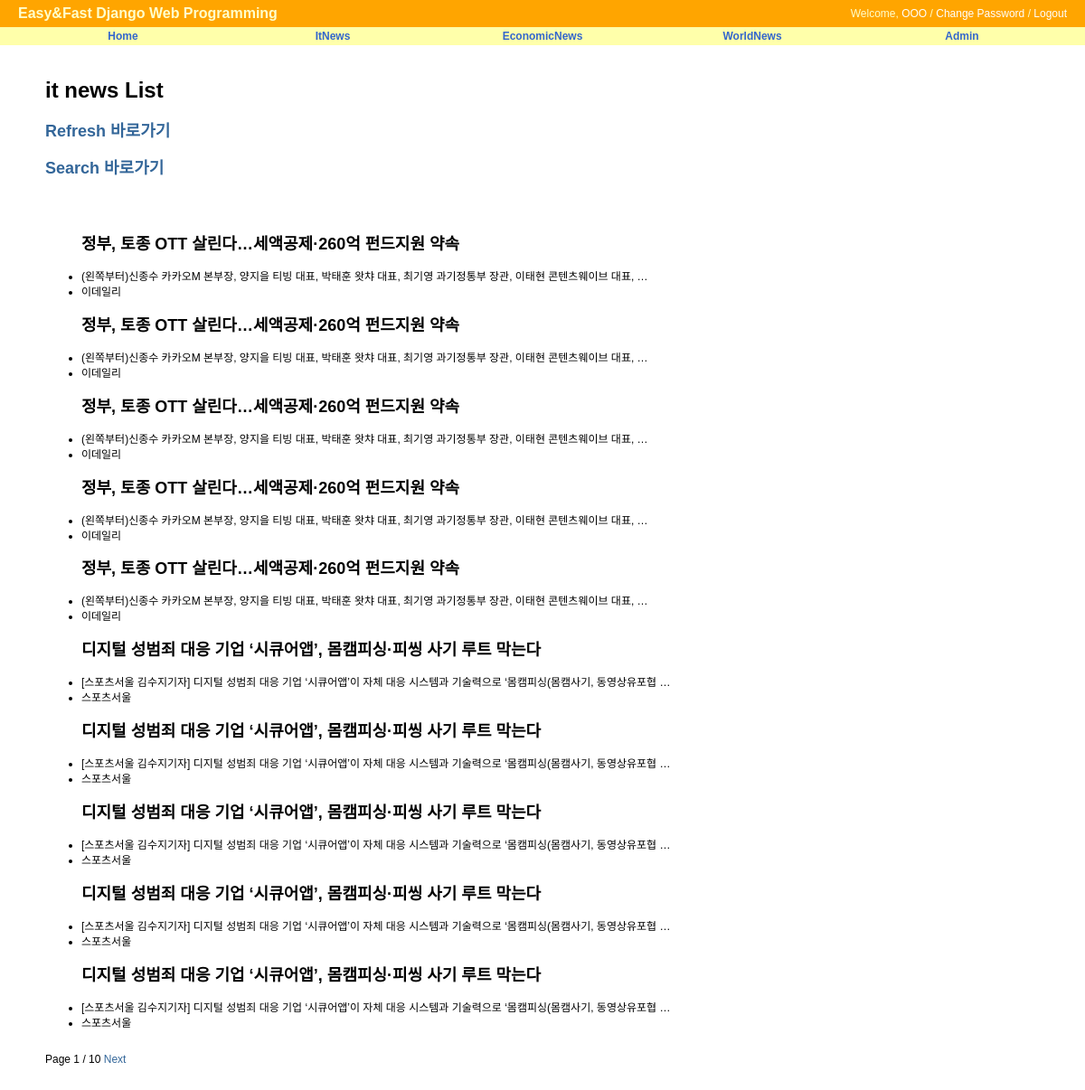
/itnews/, run on an earlier commit of the app's database.
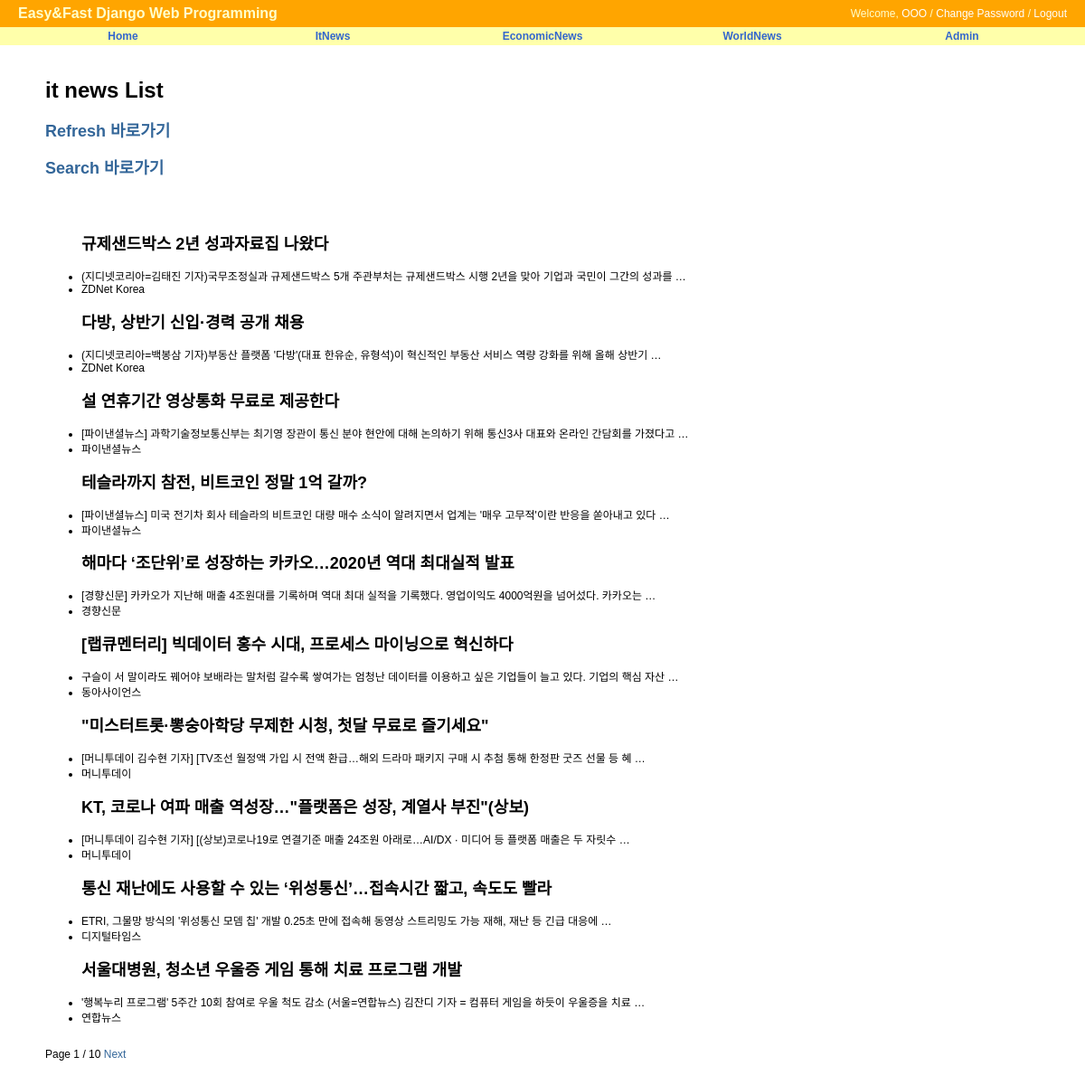
And on a later commit of the database.
### news/models.py (models this page shows, shortened)
class ItNews(models.Model):
    title = models.CharField(max_length=50, blank=True, null=True)
    writer = models.CharField(max_length=50, blank=True, null=True)
    preview = models.TextField()
    class Meta:
        verbose_name = 'it_new'
        verbose_name_plural = 'it_news'
        db_table = 'news_itnews'
        ordering = ('-id',)

### news/views.py (the view)
# urls.py: path('', ItNewsView.as_view(), name='itnewslist'),
class ItNewsView(ListView):
    model = ItNews
    template_name = 'news/news_list.html'
    paginate_by = 10

### news/templates/news/news_list.html (shortened to what this page needs)
{% extends "base.html" %}
{% block content %}
<div id="content">
	<h1>it news List</h1>
	<h2><a href="{% url 'news:itrefresh' %}">Refresh 바로가기</a></h2>
	<h2><a href="{% url 'news:itsearch' %}">Search 바로가기</a></h2>
	<br/><br/>
	<ul>
		{% for itnews in object_list %}
			<h2>{{ itnews.title }}</h2>
			<li>{{ itnews.preview }}</li>
			<li>{{ itnews.writer }}</li>
		{% endfor %}
	</ul>
	<br/>
	<div>
        Page {{ page_obj.number }} / {{ page_obj.paginator.num_pages }}
        {% if page_obj.has_next %}
            <a href="?page={{ page_obj.next_page_number }}">Next</a>
        {% endif %}
    </div>
	<br/><br/>
</div>
{% endblock %}

### templates/base.html (shortened to what this page needs)
<!DOCTYPE html>
<html lang="ko">
    <head>
        {% load static %}
        <link rel="stylesheet" type="text/css" href="{% block stylesheet %}{% static 'css/base.css' %}{% endblock %}" />
        <link rel="stylesheet" type="text/css" href="{% block extrastyle %}{% endblock %}" />
    </head>
    <body>
    <div id="header">
        <h2 class="maintitle">Easy&amp;Fast Django Web Programming</h2>
            <h4 class="welcome">Welcome, <a href="#">OOO</a> /
                <a href="#">Change Password</a> /
                <a href="#">Logout</a>
            </h4>
    </div>
    <div id="menu">
        <li><a href="{% url 'home' %}">Home</a></li>
        <li><a href="{% url 'itnews:itnewslist' %}">ItNews</a></li>
        <li><a href="{% url 'economicnews:economicnews' %}">EconomicNews</a></li>
        <li><a href="{% url 'worldnews:worldnews' %}">WorldNews</a></li>
        <li><a href="{% url 'admin:index' %}">Admin</a></li>
    </div>
    {% block content %}{% endblock %}
    </body>
</html>

### static/css/base.css (style rules this page uses)
body { font-family: "Lucida Grande", Verdana, Arial, sans-serif; font-size: 12px; }
div#header { position: absolute; top: 0px; left: 0px; height: 30px; width: 100%; display: table; background: orange; }
div#menu { position: absolute; top: 30px; left: 0px; height: 20px; width: 100%; display: table; table-layout: fixed; border-spacing: 40px 0px; background: #ffa; font-size: 12px; }
div#content { position: absolute; top: 70px; left: 50px; right: 50px; }
.maintitle { display: table-cell; vertical-align: middle; padding-left: 20px; color: #ffc; font-weight: bold; font-size: 16px; }
.welcome { display: table-cell; vertical-align: middle; text-align: right; padding-right: 20px; color: #ffc; font-weight: normal; font-size: 12px; }
.welcome a:link, .welcome a:visited { color: white; }
div#menu a:link, div#menu a:visited { color: #36c; }
div#menu > li { display: table-cell; vertical-align: middle; border-radius: 25px; text-align: center; font-weight: bold; }
a:link, a:visited { color: #369; text-decoration: none; }

What changed in the data, as far as the page shows it:
removed ItNews: title "정부, 토종 OTT 살린다…세액공제·260억 펀드지원 약속", preview "(왼쪽부터)신종수 카카오M 본부장, 양지을 티빙 대표, 박태훈 왓챠 대표, 최기영 과기정통부 장관, 이태현 콘텐츠웨이브 대표, …", writer "이데일리"
removed ItNews: title "정부, 토종 OTT 살린다…세액공제·260억 펀드지원 약속", preview "(왼쪽부터)신종수 카카오M 본부장, 양지을 티빙 대표, 박태훈 왓챠 대표, 최기영 과기정통부 장관, 이태현 콘텐츠웨이브 대표, …", writer "이데일리"
removed ItNews: title "정부, 토종 OTT 살린다…세액공제·260억 펀드지원 약속", preview "(왼쪽부터)신종수 카카오M 본부장, 양지을 티빙 대표, 박태훈 왓챠 대표, 최기영 과기정통부 장관, 이태현 콘텐츠웨이브 대표, …", writer "이데일리"
removed ItNews: title "정부, 토종 OTT 살린다…세액공제·260억 펀드지원 약속", preview "(왼쪽부터)신종수 카카오M 본부장, 양지을 티빙 대표, 박태훈 왓챠 대표, 최기영 과기정통부 장관, 이태현 콘텐츠웨이브 대표, …", writer "이데일리"
removed ItNews: title "정부, 토종 OTT 살린다…세액공제·260억 펀드지원 약속", preview "(왼쪽부터)신종수 카카오M 본부장, 양지을 티빙 대표, 박태훈 왓챠 대표, 최기영 과기정통부 장관, 이태현 콘텐츠웨이브 대표, …", writer "이데일리"
removed ItNews: title "디지털 성범죄 대응 기업 ‘시큐어앱’, 몸캠피싱·피씽 사기 루트 막는다", preview "[스포츠서울 김수지기자] 디지털 성범죄 대응 기업 ‘시큐어앱’이 자체 대응 시스템과 기술력으로 ‘몸캠피싱(몸캠사기, 동영상유포협 …", writer "스포츠서울"
removed ItNews: title "디지털 성범죄 대응 기업 ‘시큐어앱’, 몸캠피싱·피씽 사기 루트 막는다", preview "[스포츠서울 김수지기자] 디지털 성범죄 대응 기업 ‘시큐어앱’이 자체 대응 시스템과 기술력으로 ‘몸캠피싱(몸캠사기, 동영상유포협 …", writer "스포츠서울"
removed ItNews: title "디지털 성범죄 대응 기업 ‘시큐어앱’, 몸캠피싱·피씽 사기 루트 막는다", preview "[스포츠서울 김수지기자] 디지털 성범죄 대응 기업 ‘시큐어앱’이 자체 대응 시스템과 기술력으로 ‘몸캠피싱(몸캠사기, 동영상유포협 …", writer "스포츠서울"
removed ItNews: title "디지털 성범죄 대응 기업 ‘시큐어앱’, 몸캠피싱·피씽 사기 루트 막는다", preview "[스포츠서울 김수지기자] 디지털 성범죄 대응 기업 ‘시큐어앱’이 자체 대응 시스템과 기술력으로 ‘몸캠피싱(몸캠사기, 동영상유포협 …", writer "스포츠서울"
removed ItNews: title "디지털 성범죄 대응 기업 ‘시큐어앱’, 몸캠피싱·피씽 사기 루트 막는다", preview "[스포츠서울 김수지기자] 디지털 성범죄 대응 기업 ‘시큐어앱’이 자체 대응 시스템과 기술력으로 ‘몸캠피싱(몸캠사기, 동영상유포협 …", writer "스포츠서울"
added ItNews: title "규제샌드박스 2년 성과자료집 나왔다", preview "(지디넷코리아=김태진 기자)국무조정실과 규제샌드박스 5개 주관부처는 규제샌드박스 시행 2년을 맞아 기업과 국민이 그간의 성과를 …", writer "ZDNet Korea"
added ItNews: title "다방, 상반기 신입·경력 공개 채용", preview "(지디넷코리아=백봉삼 기자)부동산 플랫폼 '다방'(대표 한유순, 유형석)이 혁신적인 부동산 서비스 역량 강화를 위해 올해 상반기 …", writer "ZDNet Korea"
added ItNews: title "설 연휴기간 영상통화 무료로 제공한다", preview "[파이낸셜뉴스] 과학기술정보통신부는 최기영 장관이 통신 분야 현안에 대해 논의하기 위해 통신3사 대표와 온라인 간담회를 가졌다고 …", writer "파이낸셜뉴스"
added ItNews: title "테슬라까지 참전, 비트코인 정말 1억 갈까?", preview "[파이낸셜뉴스] 미국 전기차 회사 테슬라의 비트코인 대량 매수 소식이 알려지면서 업계는 '매우 고무적'이란 반응을 쏟아내고 있다 …", writer "파이낸셜뉴스"
added ItNews: title "해마다 ‘조단위’로 성장하는 카카오…2020년 역대 최대실적 발표", preview "[경향신문] 카카오가 지난해 매출 4조원대를 기록하며 역대 최대 실적을 기록했다. 영업이익도 4000억원을 넘어섰다. 카카오는 …", writer "경향신문"
added ItNews: title "[랩큐멘터리] 빅데이터 홍수 시대, 프로세스 마이닝으로 혁신하다", preview "구슬이 서 말이라도 꿰어야 보배라는 말처럼 갈수록 쌓여가는 엄청난 데이터를 이용하고 싶은 기업들이 늘고 있다. 기업의 핵심 자산 …", writer "동아사이언스"
added ItNews: title "\"미스터트롯·뽕숭아학당 무제한 시청, 첫달 무료로 즐기세요\"", preview "[머니투데이 김수현 기자] [TV조선 월정액 가입 시 전액 환급…해외 드라마 패키지 구매 시 추첨 통해 한정판 굿즈 선물 등 혜 …", writer "머니투데이"
added ItNews: title "KT, 코로나 여파 매출 역성장…\"플랫폼은 성장, 계열사 부진\"(상보)", preview "[머니투데이 김수현 기자] [(상보)코로나19로 연결기준 매출 24조원 아래로…AI/DX · 미디어 등 플랫폼 매출은 두 자릿수 …", writer "머니투데이"
added ItNews: title "통신 재난에도 사용할 수 있는 ‘위성통신’…접속시간 짧고, 속도도 빨라", preview "ETRI, 그물망 방식의 '위성통신 모뎀 칩' 개발 0.25초 만에 접속해 동영상 스트리밍도 가능 재해, 재난 등 긴급 대응에 …", writer "디지털타임스"
added ItNews: title "서울대병원, 청소년 우울증 게임 통해 치료 프로그램 개발", preview "'행복누리 프로그램' 5주간 10회 참여로 우울 척도 감소 (서울=연합뉴스) 김잔디 기자 = 컴퓨터 게임을 하듯이 우울증을 치료 …", writer "연합뉴스"
